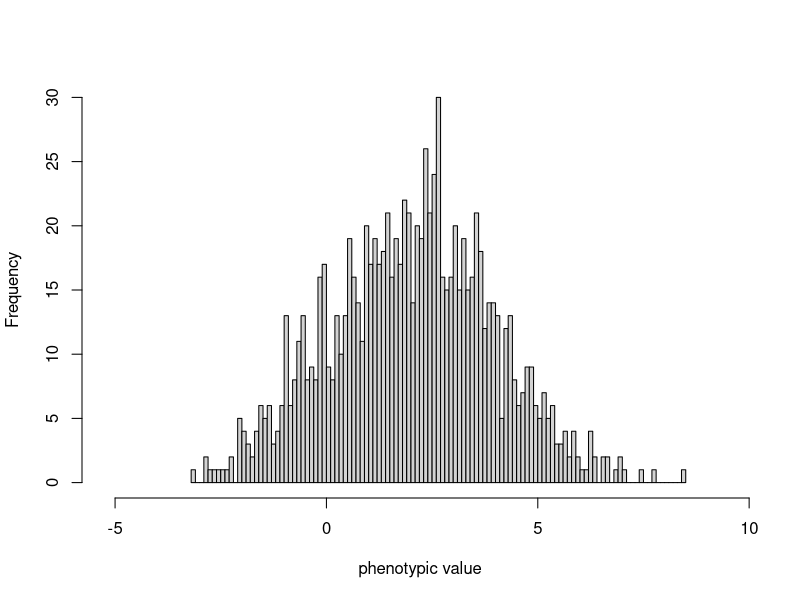

Generate this figure with R:
## ---- chunk 1
set.seed(4673)
library(ggplot2)
library(dplyr)
library(stringr)
## ---- chunk 2
numloci<-10 
eff<-rnorm(numloci,0,1)
numind<-1000 #number of individuals to sample
high<-2*sum(replace(eff,eff<0,0)) 
low<-2*sum(replace(eff,eff>0,0))
pheno<-c() 
genomat<-matrix(NA,nrow=numind,ncol=numloci) 
sample_dist <- data.frame(means = rep(NA, 15000))
for(i in 1:numind){
   geno<-replicate(numloci,sum(sample(c(0,1),2,replace=T)))
   genomat[i,]<-geno
   pheno<-c(pheno,geno%*%eff)
}
hist(pheno,breaks = 100, main = '',xlab='phenotypic value',xlim=c(low-0.5,high+0.5))
geno
pheno
mean(pheno)
